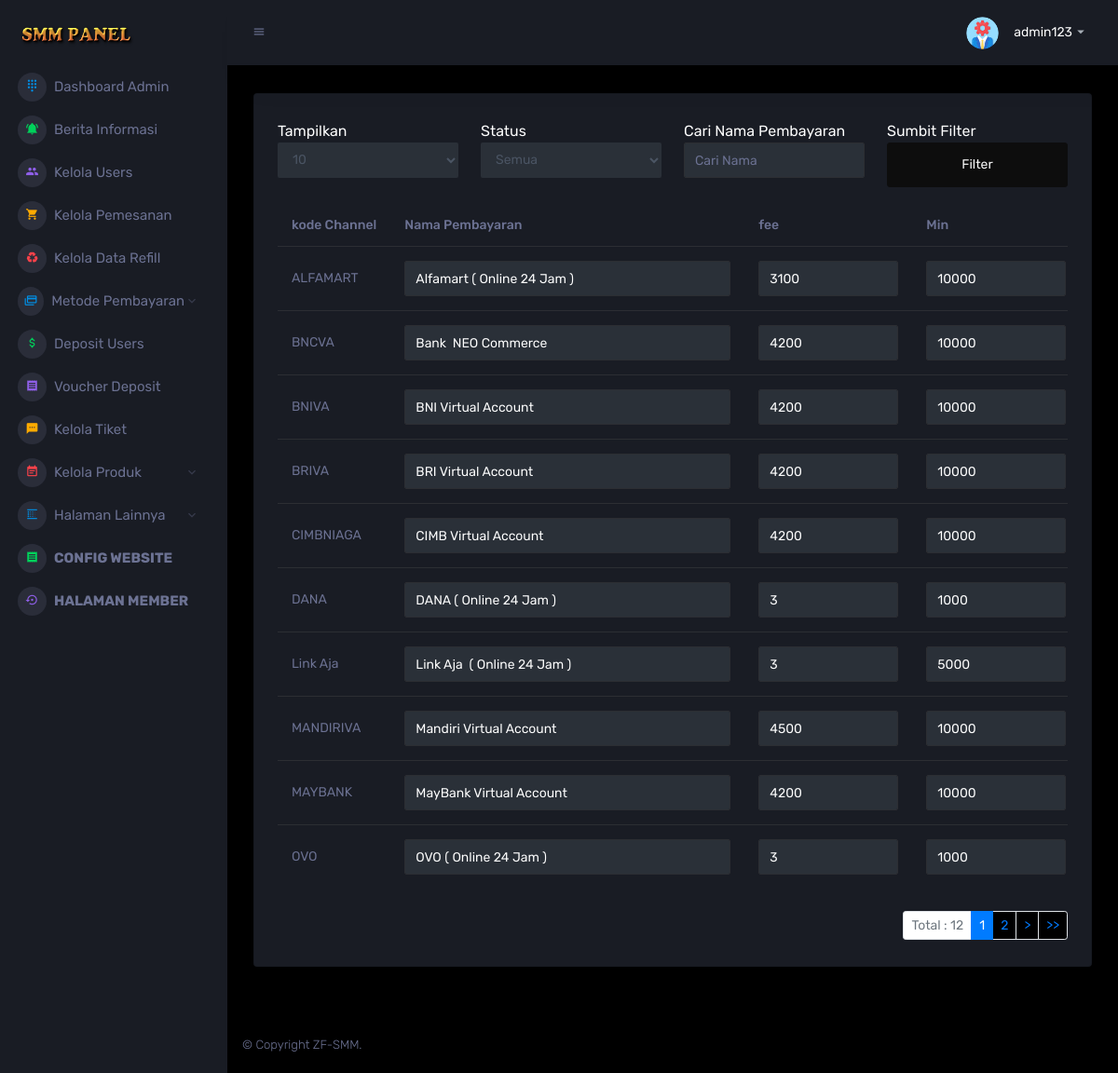
Screenshot of /admin/metode-automatis.php (signed in) with the database file from the repository.
### tables this page shows
CREATE TABLE `setting_web` (
  `id` int NOT NULL,
  `short_title` varchar(100) NOT NULL,
  `title` varchar(200) NOT NULL,
  `deskripsi_web` text NOT NULL,
  `keyword` varchar(500) NOT NULL,
  `wa_number` varchar(13) NOT NULL,
  `facebook_akun` varchar(50) NOT NULL,
  `ig_akun` varchar(20) NOT NULL,
  `twitter` varchar(100) NOT NULL,
  `email_akun` varchar(100) NOT NULL,
  `favicon` varchar(300) NOT NULL,
  `header_logo` varchar(300) NOT NULL,
  `date` date NOT NULL,
  `time` time NOT NULL
);

CREATE TABLE `users` (
  `id` int NOT NULL,
  `nama` text NOT NULL,
  `email` varchar(50) DEFAULT NULL,
  `nomer` varchar(20) NOT NULL,
  `pin` varchar(6) NOT NULL,
  `username` varchar(100) NOT NULL,
  `password` varchar(100) NOT NULL,
  `saldo` int NOT NULL,
  `pemakaian_saldo` double NOT NULL,
  `level` enum('Member','Developers','Reseller') NOT NULL,
  `status` enum('Aktif','Tidak Aktif') NOT NULL,
  `api_key` varchar(100) NOT NULL,
  `diskon_user` varchar(100) NOT NULL,
  `date` date NOT NULL,
  `time` time NOT NULL,
  `update_nama` int NOT NULL,
  `random_kode` varchar(20) NOT NULL
);

CREATE TABLE `metode_depo1` (
  `id` int NOT NULL,
  `jenis_saldo` enum('Saldo') NOT NULL,
  `minimal_deposit` varchar(250) NOT NULL,
  `maksimal_deposit` varchar(250) NOT NULL,
  `fee` varchar(50) NOT NULL,
  `tipe` enum('Pulsa','Bank','EMoney','EPayment','ECurrency','Virtual-Account','Convenience-Store') NOT NULL,
  `provider` varchar(255) NOT NULL,
  `jalur` enum('Auto','Manual') NOT NULL,
  `nama` varchar(255) NOT NULL,
  `rate` varchar(255) NOT NULL,
  `keterangan` varchar(250) NOT NULL,
  `tujuan` varchar(250) NOT NULL
);

### admin/metode-automatis.php (the view, shortened to what the rows shown need)
<?php
require '../config.php';
require '../lib/session_login_admin.php';
require("../lib/header_admin.php");
?>
<div class="content-wrapper">
    <div class="row ">
        <div class="col-12 grid-margin">
            <div class="card">
                <div class="card-body">
                    <div class="table-responsive">
                        <table class="table">
                            <thead>
                                <tr>
                                    <th> kode Channel </th>
                                    <th> Nama Pembayaran </th>
                                    <th> fee </th>
                                    <th> Min </th>
                                </tr>
                            </thead>
                            <tbody>
                                <?php
                                if (isset($_GET['cari'])) {
                                    $cari_metodedepo = $conn->real_escape_string(filter($_GET['cari']));
                                    $cari_status = $conn->real_escape_string(filter($_GET['status']));
                                    $cek_metode = "SELECT * FROM metode_depo1 WHERE nama LIKE '%$cari_metodedepo%' AND keterangan LIKE '%$cari_status%' ORDER BY nama ASC";
                                } else {
                                    $cek_metode = "SELECT * FROM metode_depo1 ORDER BY nama ASC";
                                }
                                if (isset($_GET['cari'])) {
                                    $cari_urut = $conn->real_escape_string(filter($_GET['tampil']));
                                    $records_per_page = $cari_urut;
                                } else {
                                    $records_per_page = 10;
                                }
                                $starting_position = 0;
                                $new_query = $cek_metode . " LIMIT $starting_position, $records_per_page";
                                $new_query = $conn->query($new_query);
                                while ($data_metode = $new_query->fetch_assoc()) {
                                ?>
                                    <tr>
                                        <form action="<?php echo $_SERVER['PHP_SELF']; ?>?idep=<?php echo $data_metode['id']; ?>" class="form-inline" role="form" method="POST">
                                            <td><?php echo $data_metode['provider']; ?></td>
                                            <td>
                                                <input type="text" class="form-control" style="width: 350px;" name="nama" value="<?php echo $data_metode['nama']; ?>">
                                            </td>
                                            <td>
                                                <input type="text" class="form-control" style="width: 150px;" name="fee" value="<?php echo $data_metode['fee']; ?>">
                                            </td>
                                            <td>
                                                <input type="text" class="form-control" style="width: 150px;" name="min" value="<?php echo $data_metode['minimal_deposit']; ?>">
                                            </td>
                                        </form>
                                    </tr>
                                <?php } ?>
                            </tbody>
                        </table>
                    </div><br>
                </div>
            </div>
        </div>
    </div>
</div>
<?php
require '../lib/footer_admin.php';
?>

### lib/header_admin.php (shortened to what the rows shown need)
<?php require 'database.php'; ?>
<!DOCTYPE html>
<html lang="en">
<head>
    <link rel="stylesheet" href="/assets/vendors/mdi/css/materialdesignicons.min.css">
    <link rel="stylesheet" href="/assets/vendors/css/vendor.bundle.base.css">
    <link rel="stylesheet" href="/assets/vendors/select2/select2.min.css">
    <link rel="stylesheet" href="/assets/vendors/select2-bootstrap-theme/select2-bootstrap.min.css">
    <link rel="stylesheet" href="/assets/vendors/jvectormap/jquery-jvectormap.css">
    <link rel="stylesheet" href="/assets/vendors/flag-icon-css/css/flag-icon.min.css">
    <link rel="stylesheet" href="/assets/vendors/owl-carousel-2/owl.carousel.min.css">
    <link rel="stylesheet" href="/assets/vendors/owl-carousel-2/owl.theme.default.min.css">
    <link rel="stylesheet" href="/assets/css/style.css">
</head>
<body>
    <div class="container-scroller">
        <nav class="sidebar sidebar-offcanvas" id="sidebar">
            <div class="sidebar-brand-wrapper d-none d-lg-flex align-items-center justify-content-center fixed-top">
                <a class="sidebar-brand brand-logo" href="/"><img src="/assets/images/header-logo/<?php echo $data['header_logo']; ?>" alt="logo" /></a>
            </div>
        </nav>
        <div class="container-fluid page-body-wrapper">
            <nav class="navbar p-0 fixed-top d-flex flex-row">
                <div class="navbar-menu-wrapper flex-grow d-flex align-items-stretch">
                    <ul class="navbar-nav navbar-nav-right">
                        <li class="nav-item dropdown">
                            <a class="nav-link" id="profileDropdown" href="#" data-toggle="dropdown">
                                <div class="navbar-profile">
                                    <img class="img-xs rounded-circle" src="/assets/images/admin-user.png" alt="">
                                    <p class="mb-0 d-none d-sm-block navbar-profile-name"><?php echo $data_user['username']; ?></p>
                                    <i class="mdi mdi-menu-down d-none d-sm-block"></i>
                                </div>
                            </a>
                        </li>
                    </ul>
                </div>
            </nav>
            <div class="main-panel">

### lib/footer_admin.php (shortened to what the rows shown need)
<footer class="footer">
    <div class="d-sm-flex justify-content-center justify-content-sm-between">
        <span class="text-muted d-block text-center text-sm-left d-sm-inline-block">© Copyright <?php echo $data['short_title']; ?>.</span>
    </div>
</footer>
</div>
</div>
</div>
<link rel="stylesheet" href="/assets/vendors/mdi/css/materialdesignicons.min.css">
</body>
</html

### rows the page displays
setting_web: header_logo (picture), short_title "ZF-SMM"
users: username "admin123"
metode_depo1: provider "ALFAMART", nama "Alfamart ( Online 24 Jam )", fee "3100", min "10000"
metode_depo1: provider "BNCVA", nama "Bank NEO Commerce", fee "4200", min "10000"
metode_depo1: provider "BNIVA", nama "BNI Virtual Account", fee "4200", min "10000"
metode_depo1: provider "BRIVA", nama "BRI Virtual Account", fee "4200", min "10000"
metode_depo1: provider "CIMBNIAGA", nama "CIMB Virtual Account", fee "4200", min "10000"
metode_depo1: provider "DANA", nama "DANA ( Online 24 Jam )", fee "3", min "1000"
metode_depo1: provider "Link Aja", nama "Link Aja ( Online 24 Jam )", fee "3", min "5000"
metode_depo1: provider "MANDIRIVA", nama "Mandiri Virtual Account", fee "4500", min "10000"
metode_depo1: provider "MAYBANK", nama "MayBank Virtual Account", fee "4200", min "10000"
metode_depo1: provider "OVO", nama "OVO ( Online 24 Jam )", fee "3", min "1000"

### other values shown
$total_records "12"
